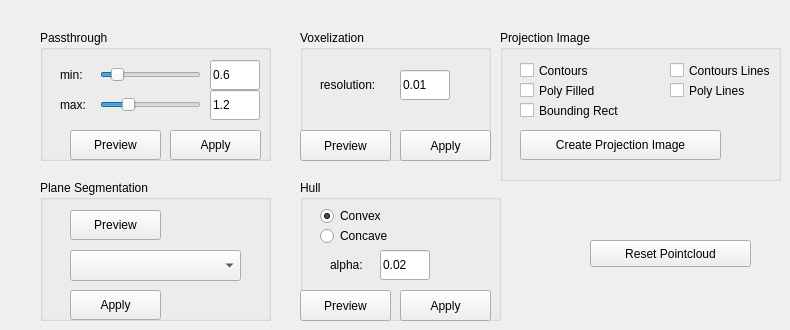
    <widget class="QWidget" name="tab_calib">
     <attribute name="title">
      <string>Calibration</string>
     </attribute>
     <widget class="QGroupBox" name="groupBox_16">
      <property name="geometry">
       <rect>
        <x>500</x>
        <y>30</y>
        <width>281</width>
        <height>151</height>
       </rect>
      </property>
      <property name="title">
       <string>Projection Image</string>
      </property>
      <widget class="QPushButton" name="btnCreateProjImage">
       <property name="geometry">
        <rect>
         <x>20</x>
         <y>100</y>
         <width>201</width>
         <height>30</height>
        </rect>
       </property>
       <property name="text">
        <string>Create Projection Image</string>
       </property>
       <property name="checkable">
        <bool>false</bool>
       </property>
      </widget>
      <widget class="QCheckBox" name="checkBoxContours">
       <property name="geometry">
        <rect>
         <x>20</x>
         <y>30</y>
         <width>100</width>
         <height>21</height>
        </rect>
       </property>
       <property name="text">
        <string>Contours</string>
       </property>
      </widget>
      <widget class="QCheckBox" name="checkBoxPoly">
       <property name="geometry">
        <rect>
         <x>20</x>
         <y>50</y>
         <width>100</width>
         <height>21</height>
        </rect>
       </property>
       <property name="text">
        <string>Poly Filled</string>
       </property>
      </widget>
      <widget class="QCheckBox" name="checkBoxRect">
       <property name="geometry">
        <rect>
         <x>20</x>
         <y>70</y>
         <width>131</width>
         <height>21</height>
        </rect>
       </property>
       <property name="text">
        <string>Bounding Rect</string>
       </property>
      </widget>
      <widget class="QCheckBox" name="checkBoxContoursLines">
       <property name="geometry">
        <rect>
         <x>170</x>
         <y>30</y>
         <width>131</width>
         <height>21</height>
        </rect>
       </property>
       <property name="text">
        <string>Contours Lines</string>
       </property>
      </widget>
      <widget class="QCheckBox" name="checkBoxPolyLines">
       <property name="geometry">
        <rect>
         <x>170</x>
         <y>50</y>
         <width>100</width>
         <height>21</height>
        </rect>
       </property>
       <property name="text">
        <string>Poly Lines</string>
       </property>
      </widget>
     </widget>
     <widget class="QGroupBox" name="groupBox_15">
      <property name="geometry">
       <rect>
        <x>300</x>
        <y>30</y>
        <width>191</width>
        <height>131</height>
       </rect>
      </property>
      <property name="title">
       <string>Voxelization</string>
      </property>
      <widget class="QLabel" name="labelVoxRes">
       <property name="geometry">
        <rect>
         <x>20</x>
         <y>40</y>
         <width>81</width>
         <height>30</height>
        </rect>
       </property>
       <property name="text">
        <string>resolution:</string>
       </property>
      </widget>
      <widget class="QLineEdit" name="lineVoxRes">
       <property name="geometry">
        <rect>
         <x>100</x>
         <y>40</y>
         <width>50</width>
         <height>30</height>
        </rect>
       </property>
       <property name="text">
        <string>0.01</string>
       </property>
      </widget>
      <widget class="QPushButton" name="btnVoxelize">
       <property name="geometry">
        <rect>
         <x>100</x>
         <y>100</y>
         <width>91</width>
         <height>31</height>
        </rect>
       </property>
       <property name="text">
        <string>Apply</string>
       </property>
       <property name="checkable">
        <bool>false</bool>
       </property>
      </widget>
      <widget class="QPushButton" name="btnVoxelizePre">
       <property name="geometry">
        <rect>
         <x>0</x>
         <y>100</y>
         <width>91</width>
         <height>31</height>
        </rect>
       </property>
       <property name="text">
        <string>Preview</string>
       </property>
       <property name="checkable">
        <bool>false</bool>
       </property>
      </widget>
     </widget>
     <widget class="QGroupBox" name="groupBox_14">
      <property name="geometry">
       <rect>
        <x>300</x>
        <y>180</y>
        <width>201</width>
        <height>141</height>
       </rect>
      </property>
      <property name="title">
       <string>Hull</string>
      </property>
      <widget class="QRadioButton" name="radioConvex">
       <property name="geometry">
        <rect>
         <x>20</x>
         <y>25</y>
         <width>117</width>
         <height>22</height>
        </rect>
       </property>
       <property name="text">
        <string>Convex</string>
       </property>
       <property name="checked">
        <bool>true</bool>
       </property>
      </widget>
      <widget class="QRadioButton" name="radioConcave">
       <property name="geometry">
        <rect>
         <x>20</x>
         <y>45</y>
         <width>117</width>
         <height>22</height>
        </rect>
       </property>
       <property name="text">
        <string>Concave</string>
       </property>
      </widget>
      <widget class="QPushButton" name="btnFilterPlane">
       <property name="geometry">
        <rect>
         <x>100</x>
         <y>110</y>
         <width>91</width>
         <height>31</height>
        </rect>
       </property>
       <property name="text">
        <string>Apply</string>
       </property>
       <property name="checkable">
        <bool>false</bool>
       </property>
      </widget>
      <widget class="QLabel" name="labelHullAlpha">
       <property name="geometry">
        <rect>
         <x>30</x>
         <y>70</y>
         <width>41</width>
         <height>30</height>
        </rect>
       </property>
       <property name="text">
        <string>alpha:</string>
       </property>
      </widget>
      <widget class="QLineEdit" name="lineHullAlpha">
       <property name="geometry">
        <rect>
         <x>80</x>
         <y>70</y>
         <width>50</width>
         <height>30</height>
        </rect>
       </property>
       <property name="text">
        <string>0.02</string>
       </property>
      </widget>
      <widget class="QPushButton" name="btnFilterPlanePre">
       <property name="geometry">
        <rect>
         <x>0</x>
         <y>110</y>
         <width>91</width>
         <height>31</height>
        </rect>
       </property>
       <property name="text">
        <string>Preview</string>
       </property>
       <property name="checkable">
        <bool>false</bool>
       </property>
      </widget>
     </widget>
     <widget class="QGroupBox" name="groupBox_3">
      <property name="geometry">
       <rect>
        <x>40</x>
        <y>30</y>
        <width>231</width>
        <height>131</height>
       </rect>
      </property>
      <property name="title">
       <string>Passthrough</string>
      </property>
      <widget class="QLabel" name="labelPassMax">
       <property name="geometry">
        <rect>
         <x>20</x>
         <y>60</y>
         <width>31</width>
         <height>30</height>
        </rect>
       </property>
       <property name="text">
        <string>max:</string>
       </property>
      </widget>
      <widget class="QLineEdit" name="linePass_min">
       <property name="geometry">
        <rect>
         <x>170</x>
         <y>30</y>
         <width>50</width>
         <height>30</height>
        </rect>
       </property>
       <property name="text">
        <string>0.6</string>
       </property>
      </widget>
      <widget class="QLineEdit" name="linePass_max">
       <property name="geometry">
        <rect>
         <x>170</x>
         <y>60</y>
         <width>50</width>
         <height>30</height>
        </rect>
       </property>
       <property name="text">
        <string>1.2</string>
       </property>
      </widget>
      <widget class="QLabel" name="labelPassMin">
       <property name="geometry">
        <rect>
         <x>20</x>
         <y>30</y>
         <width>31</width>
         <height>30</height>
        </rect>
       </property>
       <property name="text">
        <string>min:</string>
       </property>
      </widget>
      <widget class="QSlider" name="sliderPass_min">
       <property name="geometry">
        <rect>
         <x>60</x>
         <y>30</y>
         <width>101</width>
         <height>29</height>
        </rect>
       </property>
       <property name="maximum">
        <number>500</number>
       </property>
       <property name="value">
        <number>60</number>
       </property>
       <property name="orientation">
        <enum>Qt::Horizontal</enum>
       </property>
      </widget>
      <widget class="QSlider" name="sliderPass_max">
       <property name="geometry">
        <rect>
         <x>60</x>
         <y>60</y>
         <width>101</width>
         <height>29</height>
        </rect>
       </property>
       <property name="maximum">
        <number>500</number>
       </property>
       <property name="value">
        <number>120</number>
       </property>
       <property name="orientation">
        <enum>Qt::Horizontal</enum>
       </property>
      </widget>
      <widget class="QPushButton" name="btnPassthroughPreview">
       <property name="geometry">
        <rect>
         <x>30</x>
         <y>100</y>
         <width>91</width>
         <height>30</height>
        </rect>
       </property>
       <property name="text">
        <string>Preview</string>
       </property>
       <property name="checkable">
        <bool>false</bool>
       </property>
      </widget>
      <widget class="QPushButton" name="btnPassthroughApply">
       <property name="geometry">
        <rect>
         <x>130</x>
         <y>100</y>
         <width>91</width>
         <height>30</height>
        </rect>
       </property>
       <property name="text">
        <string>Apply</string>
       </property>
       <property name="checkable">
        <bool>false</bool>
       </property>
       <property name="checked">
        <bool>false</bool>
       </property>
      </widget>
     </widget>
     <widget class="QGroupBox" name="groupBox_5">
      <property name="geometry">
       <rect>
        <x>40</x>
        <y>180</y>
        <width>231</width>
        <height>141</height>
       </rect>
      </property>
      <property name="title">
       <string>Plane Segmentation</string>
      </property>
      <widget class="QPushButton" name="btnSegmentate">
       <property name="geometry">
        <rect>
         <x>30</x>
         <y>110</y>
         <width>91</width>
         <height>30</height>
        </rect>
       </property>
       <property name="text">
        <string>Apply</string>
       </property>
       <property name="checkable">
        <bool>false</bool>
       </property>
      </widget>
      <widget class="QComboBox" name="comboBoxPlanes">
       <property name="geometry">
        <rect>
         <x>30</x>
         <y>70</y>
         <width>171</width>
         <height>31</height>
        </rect>
       </property>
      </widget>
      <widget class="QPushButton" name="btnSegmentatePre">
       <property name="geometry">
        <rect>
         <x>30</x>
         <y>30</y>
         <width>91</width>
         <height>30</height>
        </rect>
       </property>
       <property name="text">
        <string>Preview</string>
       </property>
       <property name="checkable">
        <bool>false</bool>
       </property>
      </widget>
     </widget>
     <widget class="QPushButton" name="btnResetCalibCloud">
      <property name="geometry">
       <rect>
        <x>590</x>
        <y>240</y>
        <width>161</width>
        <height>27</height>
       </rect>
      </property>
      <property name="text">
       <string>Reset Pointcloud</string>
      </property>
     </widget>
    </widget>
